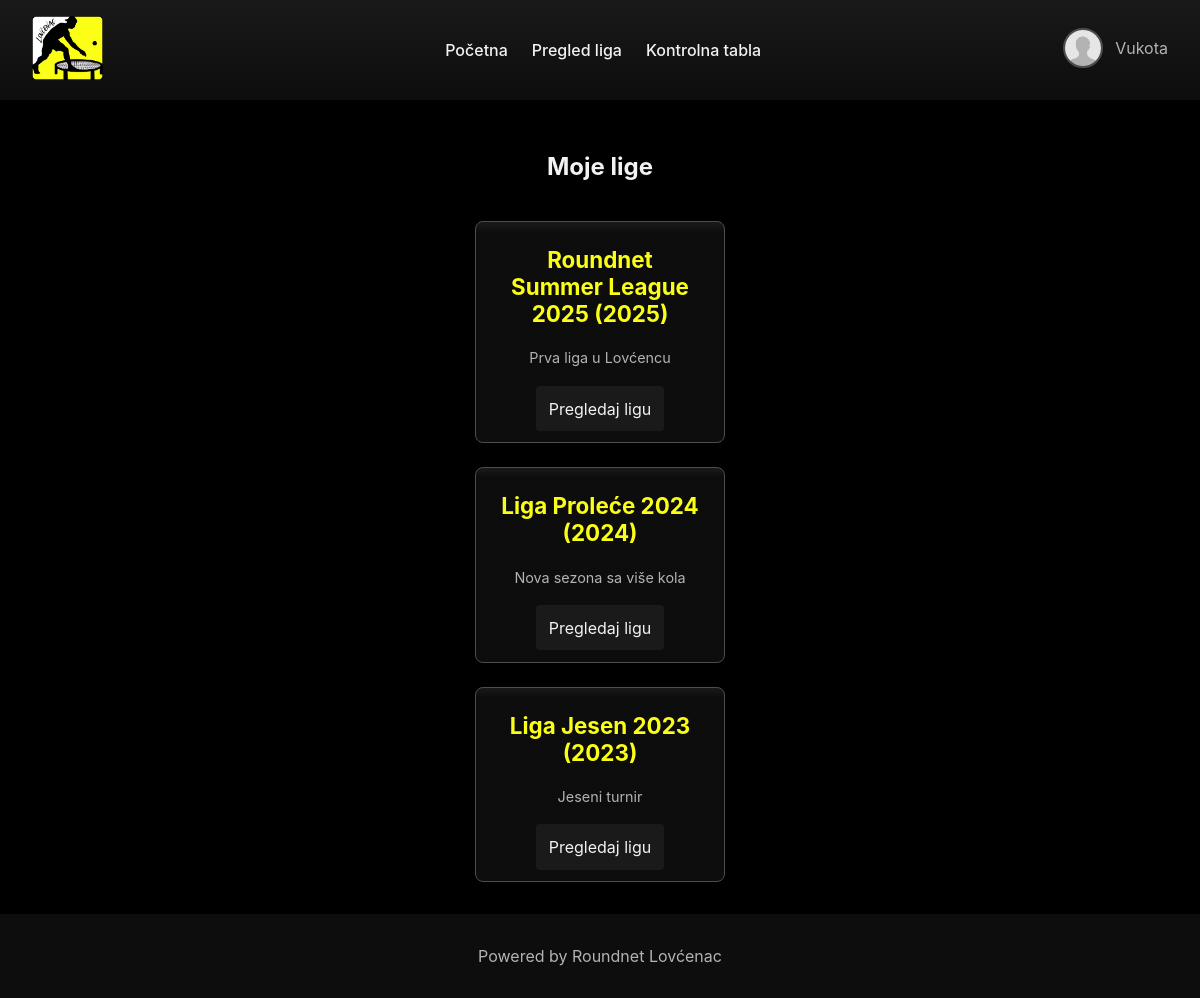
/leagues.php (signed in), run on the app's committed database.
### tables this page shows
CREATE TABLE leagues (
    id INT AUTO_INCREMENT PRIMARY KEY,
    naziv VARCHAR(100) NOT NULL,
    godina YEAR NOT NULL,
    opis TEXT,
    admin_id INT,
    FOREIGN KEY (admin_id) REFERENCES users(id) ON DELETE SET NULL
);

### includes/db_utils.php (called while the page is built, shortened)
<?php
class DBUtils {
    private $conn;
    public function __construct($configFile = "config.ini") {
        if ($config = parse_ini_file($configFile)) {
            $host = $config["host"];
            $database = $config["database"];
            $user = $config["user"];
            $password = $config["password"];
            $this->conn = new PDO("mysql:host=$host;dbname=$database;charset=utf8", $user, $password);
            $this->conn->setAttribute(PDO::ATTR_ERRMODE, PDO::ERRMODE_EXCEPTION);
        }
    }
    public function getLeagueById($id) {
        try {
            $sql = "SELECT * FROM " . TBL_LEAGUES . " WHERE " . COL_LEAGUE_ID . " = :id";
            $st = $this->conn->prepare($sql);
            $st->bindValue(":id", $id, PDO::PARAM_INT);
            $st->execute();
            return $st->fetch(PDO::FETCH_ASSOC);
        } catch (PDOException $e) {
            return false;
        }
    }
    public function getAllLeagues() {
        $sql = "SELECT * FROM leagues ORDER BY godina DESC, naziv ASC";
        $st = $this->conn->query($sql);
        return $st->fetchAll(PDO::FETCH_ASSOC);
    }
}
?>

### classes/League.php (called while the page is built, shortened)
<?php
    require_once(__DIR__ . "/../includes/db_utils.php");
    class League {
        private $id;
        private $naziv;
        private $godina;
        private $opis;
        public function __construct($id = null) {
            $this->db = new DBUtils();
            if ($id) {
                $data = $this->db->getLeagueById($id);
                if ($data) {
                    $this->id = $data['id'];
                    $this->naziv = $data['naziv'];
                    $this->godina = $data['godina'];
                    $this->opis = $data['opis'];
                }
            }
        }
        public function getId() { return $this->id; }
        public function getNaziv() { return $this->naziv; }
        public function getGodina() { return $this->godina; }
        public function getOpis() { return $this->opis; }
    }
?>

### leagues.php (the view, shortened to what this page needs)
<?php
    require_once("includes/db_utils.php");
    require_once("classes/League.php");
    $db = new DBUtils();
    $leaguesData = $db->getAllLeagues();
    $leagues = [];
    foreach ($leaguesData as $l) {
        $leagues[] = new League($l['id']);
    }
?>
<!DOCTYPE html>
<html>
<head>
    <link rel="stylesheet" href="css/style.css">
</head>
<body>
    <?php include("includes/header.php") ?>
    <div id="main">
        <h2>Moje lige</h2>
        <div class="cards-container">
            <?php if (empty($leagues)): ?>
                <p>Nemate nijednu ligu.</p>
            <?php else: ?>
                <?php foreach ($leagues as $league): ?>
                    <div class="league-card">
                        <h3><?= htmlspecialchars($league->getNaziv()) ?> (<?= $league->getGodina() ?>)</h3>
                        <p><?= htmlspecialchars($league->getOpis()) ?></p>
                        <a href="view_league.php?id=<?= $league->getId() ?>" id="viewLeague">Pregledaj ligu</a>
                    </div>
                <?php endforeach; ?>
            <?php endif; ?>
        </div>
    </div>
</body>
</html>

### css/style.css (style rules this page uses)
*, *::before, *::after { box-sizing: border-box; }
:root { --bg-dark: hsl(0 0% 0%); --bg: hsl(0 0% 5%); --bg-light: hsl(0 0% 10%); --accent: hsl(61.28, 100%, 54.12%); --accent-muted: hsl(61.28, 100%, 44.12%); --alert: hsl(0, 100%, 54.12%); --ff: "Work sans", "Inter", sans-serif; --text: hsl(0 0% 95%); --text-muted: hsl(0 0% 70%); --highlight: hsl(0 0% 60%); --border: hsl(0 0% 30%); --gradient: linear-gradient(0deg, var(--bg) 95%, var(--bg-light)); --gradient-hover: linear-gradient(0deg, var(--bg), var(--bg-light)); font-family: var(--ff); }
html, body { height: 100%; margin: 0; font-family: var(--ff); background: var(--bg-dark); color: var(--text-muted); display: flex; flex-direction: column; }
#main { flex: 1; width: 100%; max-width: 400px; margin: 0 auto; padding: 2rem; border-radius: 8px; display: flex; flex-direction: column; align-items: center; }
h2 { margin-bottom: 1.5rem; color: var(--text); }
#main a { color: var(--accent); text-decoration: underline transparent; transition: 200ms; }
footer { width: 100%; text-align: center; padding: 1rem; background: var(--bg); color: var(--text-muted); }
.footer-link { color: var(--text-muted); text-decoration: none; transition: 0.3s; }
.cards-container { display: flex; flex-wrap: wrap; gap: 1.5rem; justify-content: center; margin-top: 1rem; width: 100%; max-width: 1000px; }
.league-card { background: var(--gradient); border: 0.05rem solid var(--border); border-radius: 0.5rem; padding: 1.5rem; width: 250px; text-align: center; color: var(--text); transition: transform 0.2s; }
.league-card h3 { margin-top: 0; font-size: 1.4rem; color: var(--accent); }
.league-card p { font-size: 0.9rem; color: var(--text-muted); margin-bottom: 2rem; }
.league-card #viewLeague { width: 100%; padding: 0.8rem; background-color: var(--bg-light); color: var(--text); border: none; border-radius: 4px; cursor: pointer; transition: 250ms; text-decoration: none; }

### data on the page
leagues: naziv "Roundnet Summer League 2025", godina "2025", opis "Prva liga u Lovćencu"
leagues: naziv "Liga Proleće 2024", godina "2024", opis "Nova sezona sa više kola"
leagues: naziv "Liga Jesen 2023", godina "2023", opis "Jeseni turnir"

### other printed values
$_SESSION['user']['ime'] "Vukota"
